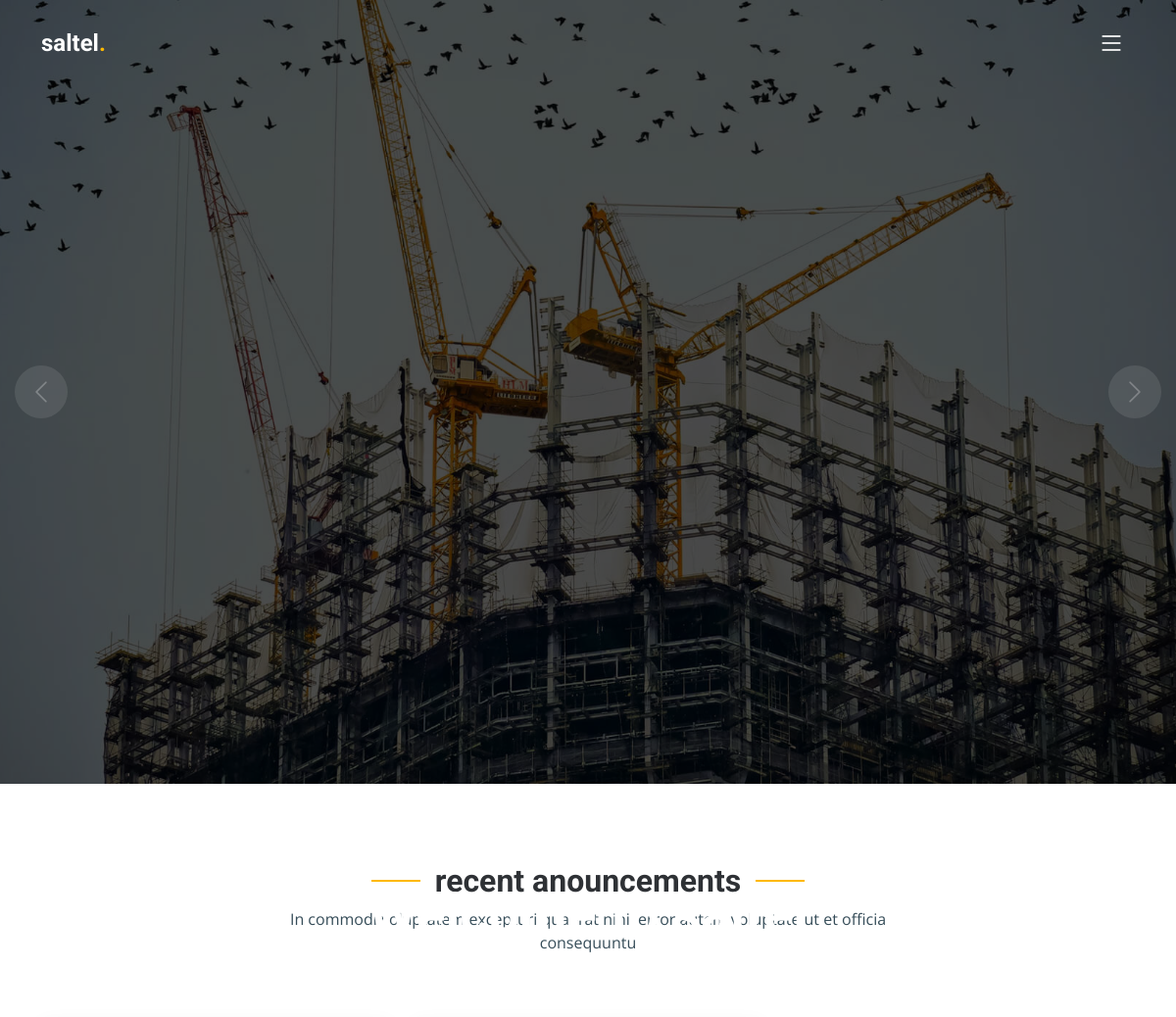
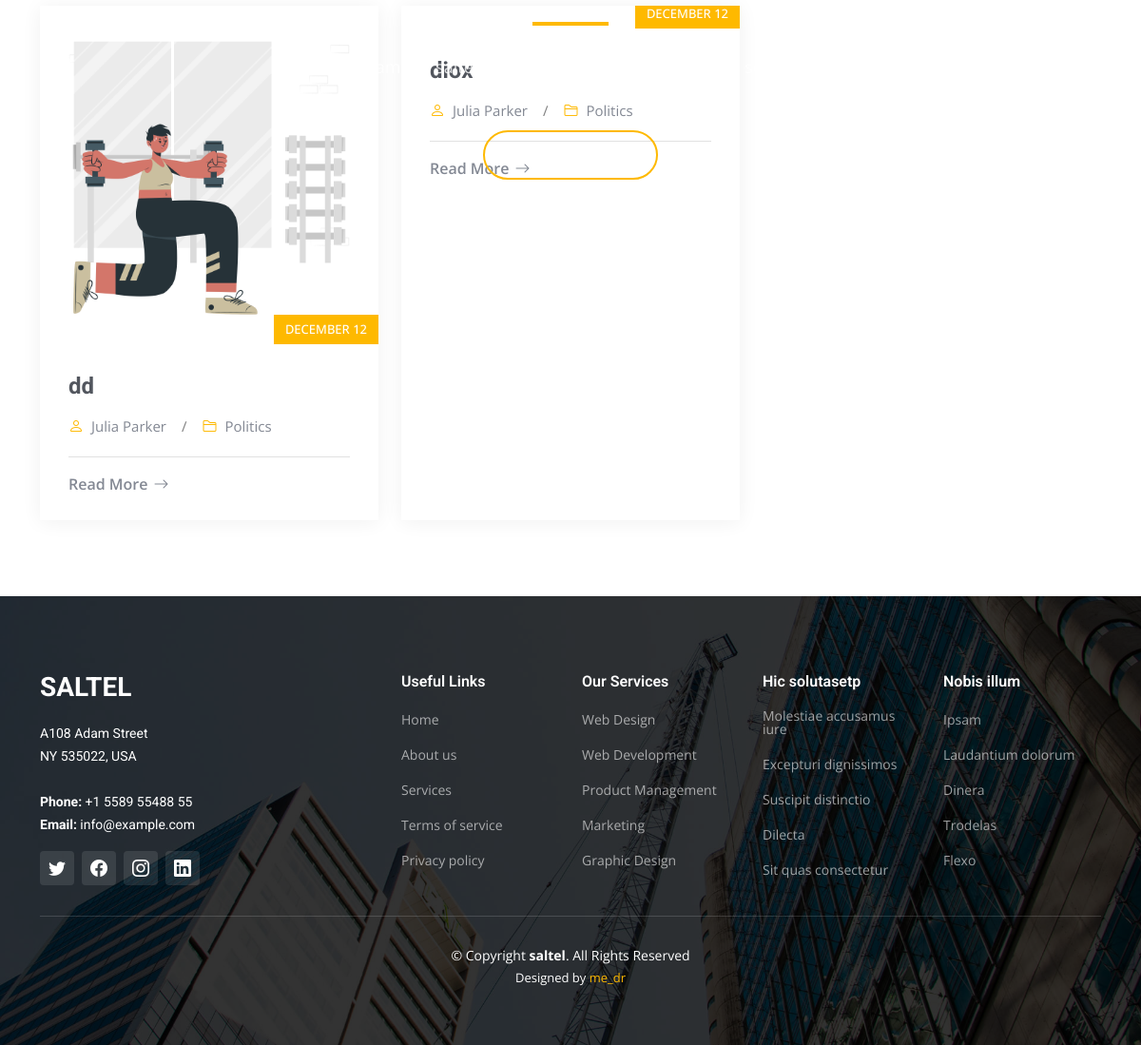
The page /users/index.php (signed in) on the database its author committed (2 pictures, top to bottom).
### tables this page shows
CREATE TABLE `announcements` (
  `id` int(11) NOT NULL,
  `title` varchar(30) NOT NULL,
  `description` varchar(200) NOT NULL,
  `image` varchar(200) NOT NULL,
  `cid` int(11) NOT NULL
);

### users/index.php (the view, shortened to what this page needs)
<?php
$cid=$_SESSION['cid'];
?>
<!DOCTYPE html>
<html lang="en">
<head>
  <link href="assets/vendor/bootstrap/css/bootstrap.min.css" rel="stylesheet">
  <link href="assets/vendor/bootstrap-icons/bootstrap-icons.css" rel="stylesheet">
  <link href="assets/vendor/fontawesome-free/css/all.min.css" rel="stylesheet">
  <link href="assets/vendor/aos/aos.css" rel="stylesheet">
  <link href="assets/vendor/glightbox/css/glightbox.min.css" rel="stylesheet">
  <link href="assets/vendor/swiper/swiper-bundle.min.css" rel="stylesheet">
  <link href="assets/css/main.css" rel="stylesheet">
</head>
<body>
  <header id="header" class="header d-flex align-items-center">
    <div class="container-fluid container-xl d-flex align-items-center justify-content-between">
      <a href="index.html" class="logo d-flex align-items-center">
        <h1>saltel<span>.</span></h1>
      </a>
      <i class="mobile-nav-toggle mobile-nav-show bi bi-list"></i>
    </div>
  </header>
  <section id="hero" class="hero">
    <div class="info d-flex align-items-center">
      <div class="container">
        <div class="row justify-content-center">
          <div class="col-lg-6 text-center">
            <h2 data-aos="fade-down">Welcome to <span>saltel anouncements</span></h2>
            <p data-aos="fade-up">welcame to saltel anouncements !! enjoy what you see ! at moment...</p>
            <a data-aos="fade-up" data-aos-delay="200" href="../Dashboard/index.php" class="btn-get-started">Go as admin</a>
          </div>
        </div>
      </div>
    </div>
    <div id="hero-carousel" class="carousel slide" data-bs-ride="carousel" data-bs-interval="5000">
      <div class="carousel-item active" style="background-image: url(assets/img/hero-carousel/hero-carousel-1.jpg)">
      </div>
      <a class="carousel-control-prev" href="#hero-carousel" role="button" data-bs-slide="prev">
        <span class="carousel-control-prev-icon bi bi-chevron-left" aria-hidden="true"></span>
      </a>
      <a class="carousel-control-next" href="#hero-carousel" role="button" data-bs-slide="next">
        <span class="carousel-control-next-icon bi bi-chevron-right" aria-hidden="true"></span>
      </a>
    </div>
  </section>
  <main id="main">
    <section id="recent-blog-posts" class="recent-blog-posts">
      <div class="container" data-aos="fade-up"">
  <div class=" section-header">
        <h2>recent anouncements</h2>
        <p>In commodi voluptatem excepturi quaerat nihil error autem voluptate ut et officia consequuntu</p>
      </div>
      <div class="row gy-5">
        <?php
        include ("connection.php");
        $result = mysqli_query($connection, "SELECT announcements.title,description,image,category.title,announcements.id
        FROM announcements,category WHERE announcements.cid=category.id and announcements.cid=$cid");
        while ($row = mysqli_fetch_array($result)) {
          ?>
          <div class="col-xl-4 col-md-6" data-aos="fade-up" data-aos-delay="100">
            <div class="post-item position-relative h-100">
              <div class="post-img position-relative overflow-hidden">
                <img src="../Dashboard/<?php echo $row['image']; ?>" class="img-fluid" alt="">
                <span class="post-date">December 12</span>
              </div>
              <div class="post-content d-flex flex-column">
                <h3 class="post-title"><?php echo $row['0']; ?></h3>
                <div class="meta d-flex align-items-center">
                  <div class="d-flex align-items-center">
                    <i class="bi bi-person"></i> <span class="ps-2">Julia Parker</span>
                  </div>
                  <span class="px-3 text-black-50">/</span>
                  <div class="d-flex align-items-center">
                    <i class="bi bi-folder2"></i> <span class="ps-2">Politics</span>
                  </div>
                </div>
                <hr>
                <a href="blog-details.php?id=<?php echo $row['4']; ?>" class="readmore stretched-link"><span>Read More</span><i
                    class="bi bi-arrow-right"></i></a>
              </div>
            </div>
          </div>
          <?php
        }
        ?>
      </div>
      </div>
    </section>
  </main>
  <footer id="footer" class="footer">
    <div class="footer-content position-relative">
      <div class="container">
        <div class="row">
          <div class="col-lg-4 col-md-6">
            <div class="footer-info">
              <h3>Saltel</h3>
              <p>
                A108 Adam Street <br>
                NY 535022, USA<br><br>
                <strong>Phone:</strong> +1 5589 55488 55<br>
                <strong>Email:</strong> info@example.com<br>
              </p>
              <div class="social-links d-flex mt-3">
                <a href="#" class="d-flex align-items-center justify-content-center"><i class="bi bi-twitter"></i></a>
                <a href="#" class="d-flex align-items-center justify-content-center"><i class="bi bi-facebook"></i></a>
                <a href="#" class="d-flex align-items-center justify-content-center"><i class="bi bi-instagram"></i></a>
                <a href="#" class="d-flex align-items-center justify-content-center"><i class="bi bi-linkedin"></i></a>
              </div>
            </div>
          </div>
          <div class="col-lg-2 col-md-3 footer-links">
            <h4>Useful Links</h4>
            <ul>
              <li><a href="#">Home</a></li>
              <li><a href="#">About us</a></li>
              <li><a href="#">Services</a></li>
              <li><a href="#">Terms of service</a></li>
              <li><a href="#">Privacy policy</a></li>
            </ul>
          </div>
          <div class="col-lg-2 col-md-3 footer-links">
            <h4>Our Services</h4>
            <ul>
              <li><a href="#">Web Design</a></li>
              <li><a href="#">Web Development</a></li>
              <li><a href="#">Product Management</a></li>
              <li><a href="#">Marketing</a></li>
              <li><a href="#">Graphic Design</a></li>
            </ul>
          </div>
          <div class="col-lg-2 col-md-3 footer-links">
            <h4>Hic solutasetp</h4>
            <ul>
              <li><a href="#">Molestiae accusamus iure</a></li>
              <li><a href="#">Excepturi dignissimos</a></li>
              <li><a href="#">Suscipit distinctio</a></li>
              <li><a href="#">Dilecta</a></li>
              <li><a href="#">Sit quas consectetur</a></li>
            </ul>
          </div>
          <div class="col-lg-2 col-md-3 footer-links">
            <h4>Nobis illum</h4>
            <ul>
              <li><a href="#">Ipsam</a></li>
              <li><a href="#">Laudantium dolorum</a></li>
              <li><a href="#">Dinera</a></li>
              <li><a href="#">Trodelas</a></li>
              <li><a href="#">Flexo</a></li>
            </ul>
          </div>
        </div>
      </div>
    </div>
    <div class="footer-legal text-center position-relative">
      <div class="container">
        <div class="copyright">
          &copy; Copyright <strong><span>saltel</span></strong>. All Rights Reserved
        </div>
        <div class="credits">
          Designed by <a href="https://bootstrapmade.com/">me_dr</a>
        </div>
      </div>
    </div>
  </footer>
</body>
</html>

### rows shown on the page
announcements: image (picture), title "dd"
announcements: title "diox"
